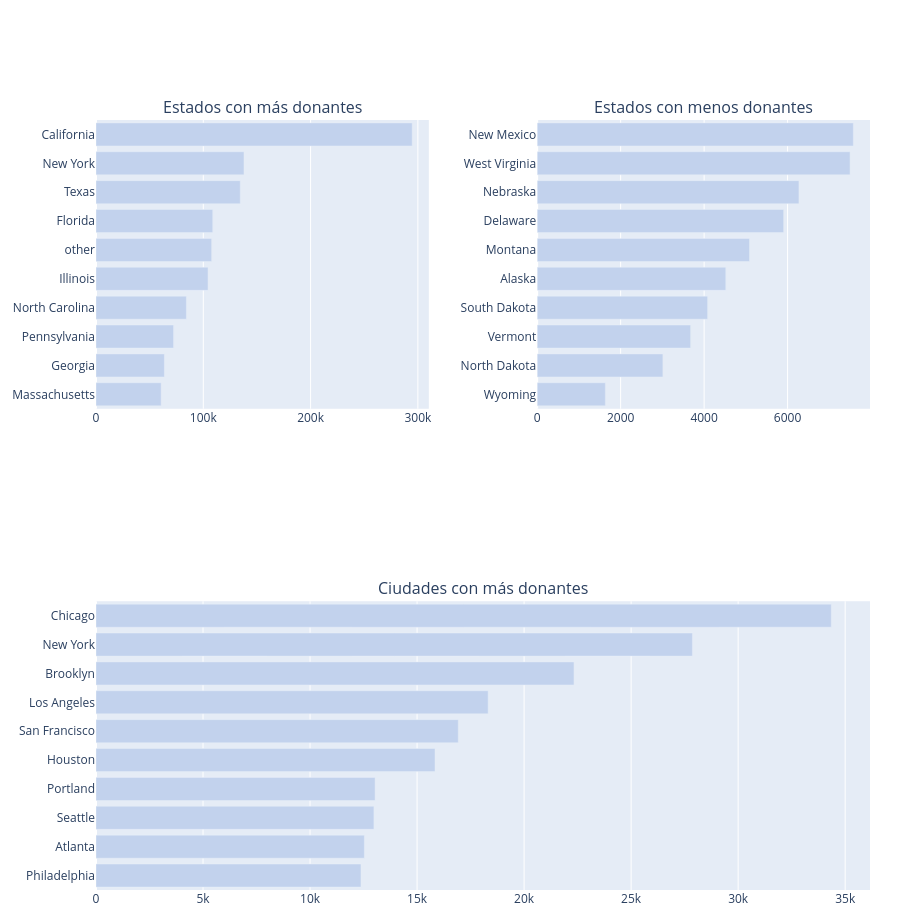

Source (notebook cell):
### Markdown cell above
<a id="2.3"></a>
## 2.3 Estados y ciudades principales con mayor número de donantes

### Code cell
from plotly import tools
fig = tools.make_subplots(rows=2, cols=2, specs=[[{}, {}], [{'colspan': 2}, None]], print_grid=False, horizontal_spacing=0.14, subplot_titles = ['Estados con más donantes','Estados con menos donantes', 'Ciudades con más donantes'])
fig.append_trace(trace2, 1, 1);
fig.append_trace(trace4, 1, 2);
fig.append_trace(trace1, 2, 1);
# fig.append_trace(trace4, 2, 2);

fig['layout'].update(height=920, showlegend=False, margin=dict(t=120, l=30, r=30, b=30));
iplot(fig);

### Figure 1 — Plotly figure (JSON) as saved in the notebook; plotly's stock layout.template omitted (floating-point values rounded to 4 significant figures)
{"data": [{"marker": {"color": "#c2d2ed"}, "orientation": "h", "type": "bar", "x": [60730, 63731, 72280, 84250, 104381, 107809, 108828, 134449, 137957, 294695], "xaxis": "x", "y": ["Massachusetts", "Georgia", "Pennsylvania", "North Carolina", "Illinois", "other", "Florida", "Texas", "New York", "California"], "yaxis": "y"}, {"marker": {"color": "#c2d2ed"}, "orientation": "h", "type": "bar", "x": [1634, 3012, 3677, 4084, 4519, 5088, 5906, 6272, 7497, 7576], "xaxis": "x2", "y": ["Wyoming", "North Dakota", "Vermont", "South Dakota", "Alaska", "Montana", "Delaware", "Nebraska", "West Virginia", "New Mexico"], "yaxis": "y2"}, {"marker": {"color": "#c2d2ed"}, "orientation": "h", "type": "bar", "x": [12381, 12537, 12984, 13039, 15839, 16925, 18320, 22330, 27863, 34352], "xaxis": "x3", "y": ["Philadelphia", "Atlanta", "Seattle", "Portland", "Houston", "San Francisco", "Los Angeles", "Brooklyn", "New York", "Chicago"], "yaxis": "y3"}], "layout": {"annotations": [{"font": {"size": 16}, "showarrow": false, "text": "Estados con más donantes", "x": 0.215, "xanchor": "center", "xref": "paper", "y": 1, "yanchor": "bottom", "yref": "paper"}, {"font": {"size": 16}, "showarrow": false, "text": "Estados con menos donantes", "x": 0.785, "xanchor": "center", "xref": "paper", "y": 1, "yanchor": "bottom", "yref": "paper"}, {"font": {"size": 16}, "showarrow": false, "text": "Ciudades con más donantes", "x": 0.5, "xanchor": "center", "xref": "paper", "y": 0.375, "yanchor": "bottom", "yref": "paper"}], "height": 920, "margin": {"b": 30, "l": 30, "r": 30, "t": 120}, "showlegend": false, "xaxis": {"anchor": "y", "domain": [0, 0.43]}, "xaxis2": {"anchor": "y2", "domain": [0.57, 1]}, "xaxis3": {"anchor": "y3", "domain": [0, 1]}, "yaxis": {"anchor": "x", "domain": [0.625, 1]}, "yaxis2": {"anchor": "x2", "domain": [0.625, 1]}, "yaxis3": {"anchor": "x3", "domain": [0, 0.375]}}}
